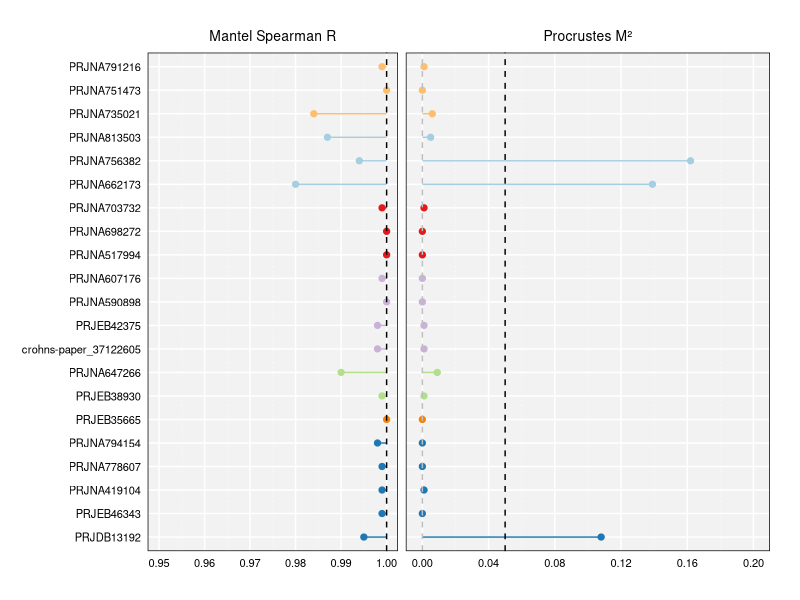

This figure's R source:
setwd("/Users/cheesemania/PycharmProjects/mscthesis_wrkdir/src-plots")

# Load required libraries
library(ggplot2)
library(dplyr)

# Load the data
data <- read.delim("BC-mantel-procrustes.tsv", header = TRUE, stringsAsFactors = TRUE, sep = "\t")

# Define levels for Disease_Level_1
levels_disease <- c("Infectious", "Cancer", "Other", "Gastrointestinal", "Liver", "Metabolic", "Autoimmune")

# Ensure all levels are consistent with the defined levels
data$Disease_Level_1 <- factor(trimws(data$Disease_Level_1), levels = levels_disease)

# Create a mapping data frame for the new disease names
disease_name_mapping <- data.frame(
  original = c("Infectious", "Cancer", "Other", "Gastrointestinal", "Liver", "Metabolic", "Autoimmune"),
  new = c("Infectious disease", "Cancer", "Other", "Gastrointestinal disease", "Liver disease", "Metabolic disease", "Autoimmune disease")
)

# Create a named vector for the new disease names to map with colors
disease_colors_new <- c(
  "Infectious disease" = "#1F78B4",  
  "Cancer" = "#FF7F00",  
  "Other" = "#B2DF8A",  
  "Gastrointestinal disease" = "#CAB2D6",  
  "Liver disease" = "#E31A1C",  
  "Metabolic disease" = "#A6CEE3",  
  "Autoimmune disease" = "#FDBF6F"
)

# Update Disease_Level_1 to use new names
data$Disease_Level_1 <- factor(data$Disease_Level_1, levels = disease_name_mapping$original, labels = disease_name_mapping$new)

# Order project_id based on Disease_Level_1 and place NAs at the end within each disease group
data <- data %>%
  arrange(Disease_Level_1, desc(is.na(Mantel_R)), project_id) %>%  # Sort by Disease, then NA last, then project_id
  mutate(project_id = factor(project_id, levels = unique(project_id)))

# Manually set the range and breaks for x-axis
mantel_x_limits <- c(0.95, 1.00)
procrustes_x_limits <- c(0, 0.2)
mantel_unit_spacing <- 0.01
procrustes_unit_spacing <- 0.04

custom_theme <- theme(
  panel.background = element_rect(fill = "gray95", color = NA),  # Light gray background
  panel.grid.major = element_line(color = "white"),  # White major grid lines
  panel.grid.minor = element_line(color = "white", linetype = "dotted"),  # White minor grid lines
  plot.background = element_rect(fill = "white", color = NA),  # White plot background
  axis.text = element_text(size = 8, color = "black"),
  legend.position = "none",  # Hide the legend
  plot.title = element_text(hjust = 0.5, size = 10),  # Centered plot title
)

# Panel 1: Lollipop plot for Mantel R
p1 <- ggplot(data, aes(x = Mantel_R, y = project_id, color = Disease_Level_1)) +
  geom_segment(aes(x = 1, xend = Mantel_R, y = project_id, yend = project_id, color = Disease_Level_1), linewidth = 0.5) +  
  geom_point(size = 1.8) + 
  geom_vline(xintercept = 1, linetype = "dashed", color = "black") +
  scale_color_manual(values = disease_colors_new, labels = disease_name_mapping$new, na.translate = FALSE) +
  labs(x = "Mantel R", y = "", color = "Disease Level 1") +
  scale_x_continuous(limits = mantel_x_limits, breaks = seq(mantel_x_limits[1], mantel_x_limits[2], by = mantel_unit_spacing)) +
  theme_minimal() +
  theme(
    legend.position = "none",
    axis.text.y = element_text(size = 8, color = "black"),
    #axis.text.x = element_blank(),  # Hide x-axis text
    axis.title.x = element_blank(),  # Hide x-axis title
    panel.border = element_rect(color = "black", fill = NA),  # Add black border around each panel
    panel.spacing = unit(0.01, "cm"), # Minimize panel spacing
    plot.margin = unit(c(1.5, 0.1, 1.5, 0.1), "lines"),
    plot.title = element_text(hjust = 0.5, size = 10)
  ) +
  ggtitle("Mantel Spearman R") +
  custom_theme

# Panel 2: Lollipop plot for Procrustes M²
p2 <- ggplot(data, aes(x = Procrustes_M2, y = project_id, color = Disease_Level_1)) +
  geom_segment(aes(x = 0, xend = Procrustes_M2, y = project_id, yend = project_id, color = Disease_Level_1), linewidth = 0.5) +  
  geom_point(size = 1.8) +  
  geom_vline(xintercept = 0, linetype = "dashed", color = "grey") +
  geom_vline(xintercept = 0.05, linetype = "dashed", color = "black") +
  scale_color_manual(values = disease_colors_new, labels = disease_name_mapping$new, na.translate = FALSE) +
  labs(x = "Procrustes M²", y = "", color = "Disease Level 1") +
  scale_x_continuous(limits = procrustes_x_limits, breaks = seq(procrustes_x_limits[1], procrustes_x_limits[2], by = procrustes_unit_spacing)) +
  theme_minimal() +
  theme(
    legend.position = "none",
    axis.text.y = element_blank(),  # Hide y-axis text for this panel
    axis.title.y = element_blank(),
    #axis.title.x = element_text(size = rel(0.8)),  # Reduce x-axis label size
    axis.title.x = element_blank(),  # Hide x-axis title
    panel.border = element_rect(color = "black", fill = NA),  # Add black border around each panel
    panel.spacing = unit(0.01, "cm"), # Minimize panel spacing
    plot.margin = unit(c(1.5, 1.5, 1.5, 0.1), "lines"),
    plot.title = element_text(hjust = 0.5, size = 10)
  ) + 
  ggtitle("Procrustes M²") +
  custom_theme

# Display both plots side by side
library(gridExtra)
BC_mantel_procrutes_plot <- grid.arrange(p1, p2, ncol = 2)
print(BC_mantel_procrutes_plot)

# Save plot
ggsave("BC_mantel_procrutes_with_bg.png", BC_mantel_procrutes_plot, dpi = 600, width = 8, height = 8)
